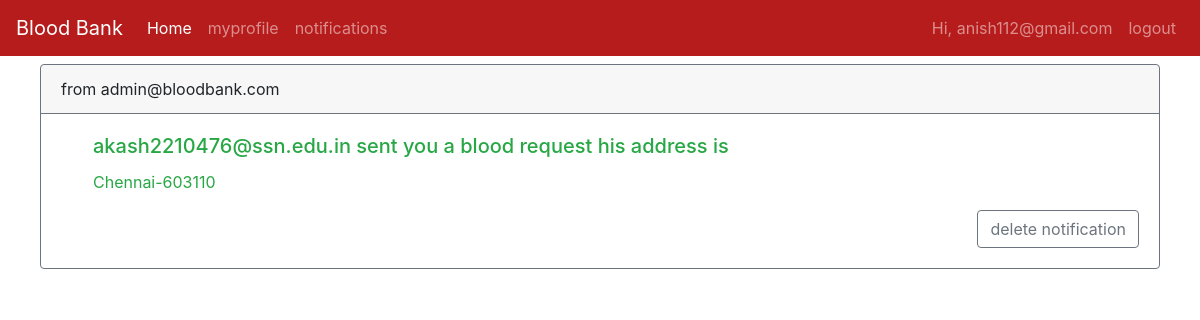
The page /notifications (signed in) on the database as committed earlier.
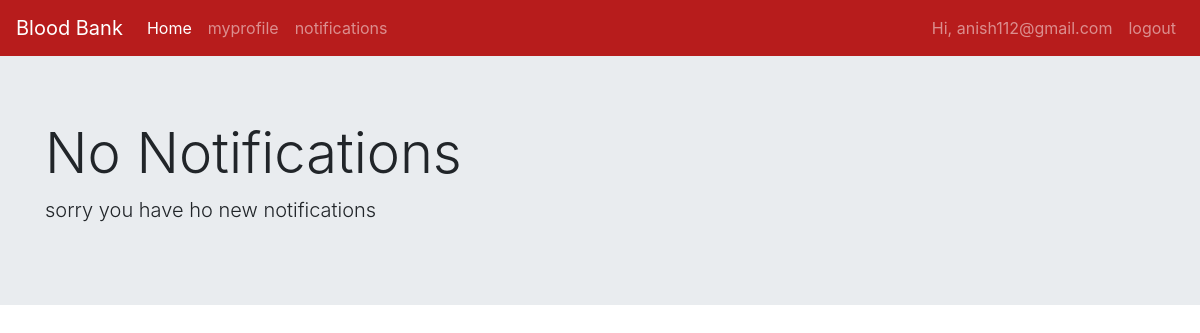
The same page on the database as committed later.
### tables this page shows
CREATE TABLE request (id INTEGER PRIMARY KEY AUTOINCREMENT, toemail TEXT, formemail TEXT, toname TEXT, toaddr TEXT);

### server.py (the view)
@app.route('/notifications',methods=('GET','POST'))
def notifications():
    if request.method == 'GET':
            conn = sqlite3.connect('database.db')
            print("Opened database successfully")
            conn.row_factory = sqlite3.Row
            cur = conn.cursor()
            cor = conn.cursor()
            cur.execute('select * from request where toemail=?',(session['username'],))
            cor.execute('select * from request where toemail=?',(session['username'],))
            row = cor.fetchone();
            rows = cur.fetchall();
            if row==None:
                return render_template('notifications.html')
            else:
                return render_template('notifications.html',rows=rows)

### templates/notifications.html (shortened to what this page needs)
{% extends "base.html" %} {% block content %} {% if rows is defined %} {% for
row in rows %}
<div
  class="card text-left border-secondary mb-3 mt-2 mx-auto"
  style="width: 70rem"
>
  <div class="card-header border-secondary">from {{row['formemail']}}</div>
  <div class="card-body text-success ml-3">
    <h5 class="card-title ml-3">
      {{row['toname']}} sent you a blood request his address is
    </h5>
    <p class="card-text ml-3">{{row['toaddr']}}</p>
    <div class="d-flex justify-content-end">
      <a
        class="btn btn-outline-secondary"
        href="{{url_for('deletenoti',id=row['id'])}}"
        >delete notification</a
      >
    </div>
  </div>
</div>
{% endfor %} {% else %}
<div class="jumbotron jumbotron-fluid">
  <div class="container">
    <h1 class="display-4">No Notifications</h1>
    <p class="lead">sorry you have ho new notifications</p>
  </div>
</div>
{% endif %}  {% endblock %}

### templates/base.html (shortened to what this page needs)
<html>
    <head>
        <link rel="stylesheet" href="https://stackpath.bootstrapcdn.com/bootstrap/4.1.3/css/bootstrap.min.css">
    </head>
    <body>
      {% if session['admin'] == True %}
      <nav class="navbar navbar-expand-lg navbar-dark" style="background-color: #b71c1c;">
        <button class="navbar-toggler" type="button" data-toggle="collapse" data-target="#navbarSupportedContent" aria-controls="navbarSupportedContent" aria-expanded="false" aria-label="Toggle navigation">
          <span class="navbar-toggler-icon"></span>
        </button>
      <div class="collapse navbar-collapse" id="navbarNav">
        <a class="navbar-brand" href="/">Blood Bank</a>
      <ul class="navbar-nav mr-auto">
        <li class="nav-item active">
          <a class="nav-link" href="/">Home <span class="sr-only">(current)</span></a>
        </li>
      <li class="nav-item">
        <a class="nav-link" href="/dashboard">Dashboard</a>
      </li>
      <li class="nav-item">
        <a class="nav-link" href="/bloodbank">add blood</a>
      </li>
      </ul>
      <ul class="navbar-nav ml-auto">
        <li class="nav-item">
          <a class="nav-link" href="{{url_for('logout')}}">logout</a>
        </li>
        </ul>
    </div>
  </nav>
      {% elif session['logged_in'] == True %}
      <nav class="navbar navbar-expand-lg navbar-dark" style="background-color: #b71c1c;">
      <div class="collapse navbar-collapse" id="navbarNav">
        <a class="navbar-brand" href="/">Blood Bank</a>
      <ul class="navbar-nav mr-auto">
        <li class="nav-item active">
          <a class="nav-link" href="/">Home <span class="sr-only">(current)</span></a>
        </li>
      <li class="nav-item">
        <a class="nav-link" href="{{url_for('myprofile',email=session['username'])}}">myprofile</a>
      </li>
      <li class="nav-item">
        <a class="nav-link" href="{{url_for('notifications')}}">notifications</a>
      </li>
      </ul>
      <ul class="navbar-nav ml-auto">
    <li class="nav-item">
      <a class="nav-link" href="#"> Hi, {{ session['username']}}</a>
    </li>
    <li class="nav-item">
      <a class="nav-link" href="{{url_for('logout')}}">logout</a>
    </li>
    </ul>
  </div>
</nav>
    {%endif%}
          {% block content %}
           {% endblock %}
      </body>
</html>

Rows that differ between the two databases and show on the page:
removed request: username "anish112@gmail.com", formemail "admin@bloodbank.com", toname "akash2210476@ssn.edu.in", toaddr "Chennai-603110"
Other text that changed with them:
{{ session['username'] }}: (not shown) → "anish112@gmail.com"
text now shown: "No Notifications sorry you have ho new notifications"
